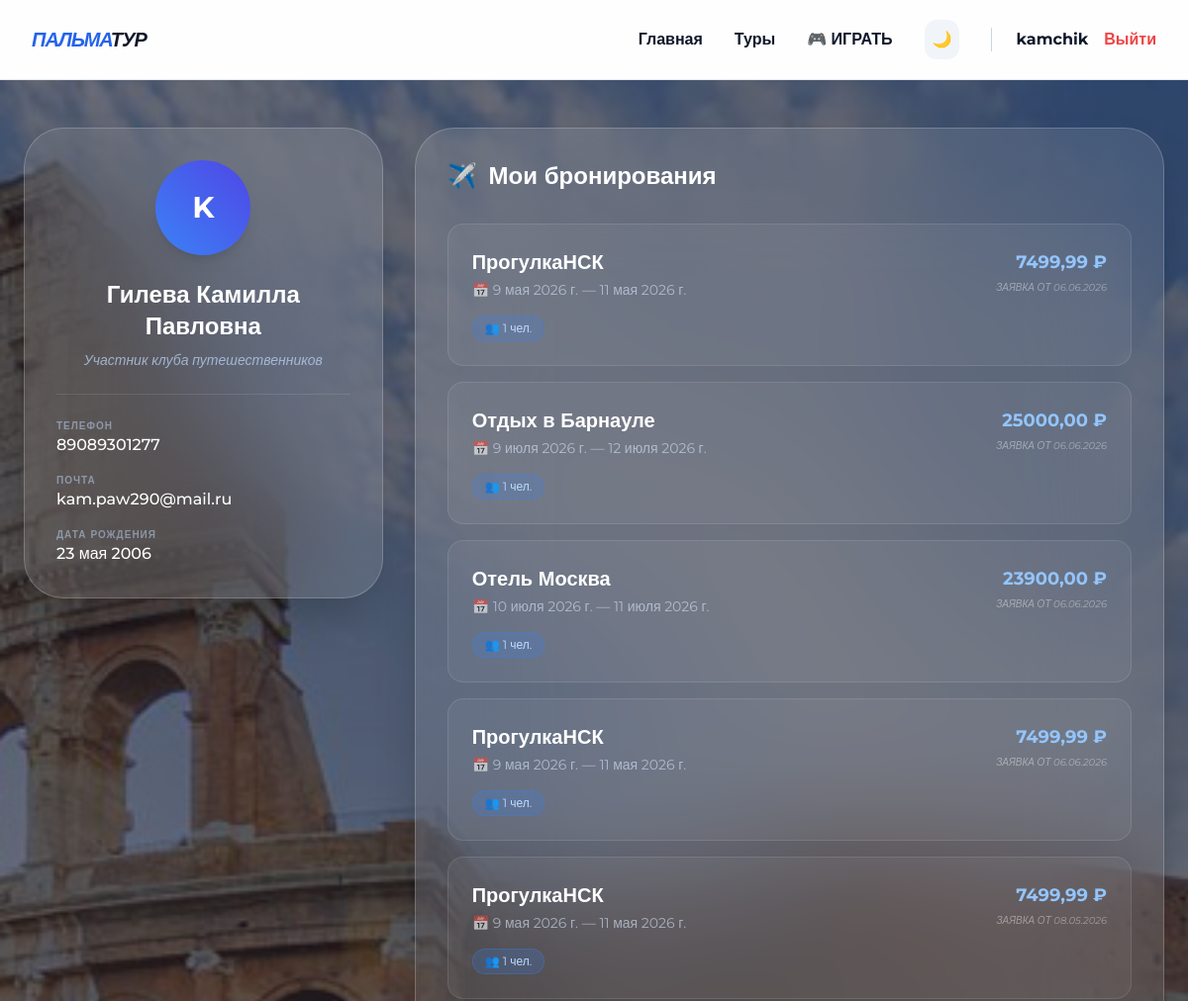
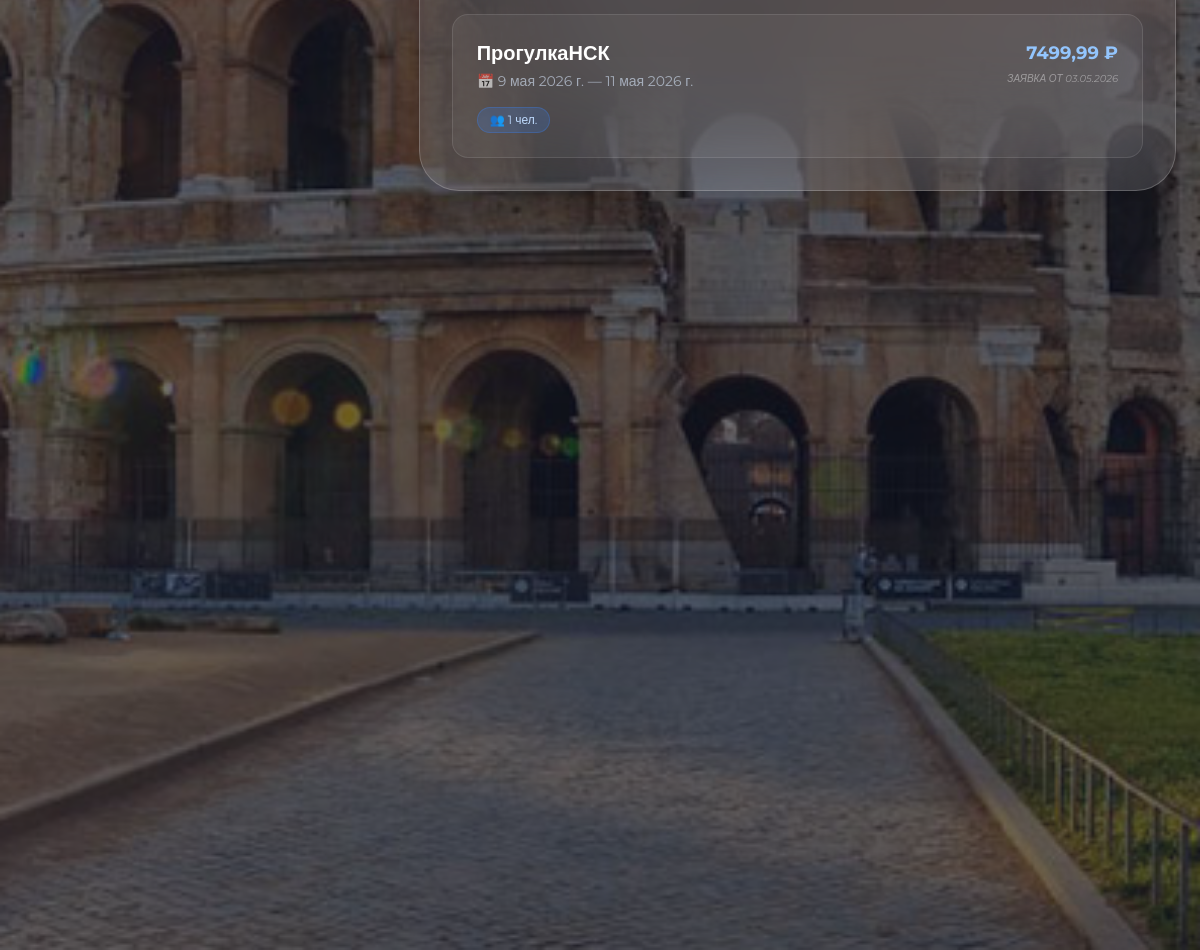
Screenshot of /profile/ (signed in) with the database file from the repository (2 pictures, top to bottom).
### cafe/models.py (models this page shows, shortened)
class UserProfile(models.Model):
    user = models.OneToOneField(User, on_delete=models.CASCADE, related_name='profile')
    full_name = models.CharField(max_length=255, verbose_name="ФИО")
    phone = models.CharField(max_length=20, verbose_name="Телефон")
    date_of_birth = models.DateField(verbose_name="Дата рождения")

class Booking(models.Model):
    STATUS_CHOICES = [
        ('pending', 'Ожидает оплаты'),
        ('paid', 'Оплачено'),
        ('canceled', 'Отменено'),
    ]
    user = models.ForeignKey(User, on_delete=models.SET_NULL, null=True, blank=True, related_name='my_bookings')
    tour = models.ForeignKey(Tour, on_delete=models.CASCADE, related_name='bookings')
    client_name = models.CharField(max_length=100, verbose_name="Имя клиента")
    client_phone = models.CharField(max_length=20, verbose_name="Телефон")
    people_count = models.PositiveIntegerField(default=1, verbose_name="Кол-во человек")
    status = models.CharField(max_length=20, choices=STATUS_CHOICES, default='pending', verbose_name="Статус")
    total_price = models.DecimalField(max_digits=10, decimal_places=2, default=0, verbose_name="Итоговая цена")
    created_at = models.DateTimeField(auto_now_add=True)

class Tour(models.Model):
    SERVICE_CHOICES = [
        ('stay', 'Проживание'),
        ('tour', 'Экскурсия/Тур'),
    ]
    CATEGORY_CHOICES = [
        ('hotels', 'Отели'),
        ('apartments', 'Квартиры'),
        ('houses', 'Дома/Коттеджи'),
        ('excursion', 'Экскурсия'),
        ('active', 'Активный отдых'),
        ('multi_day', 'Многодневный тур'),
    ]
    title = models.CharField(max_length=200, verbose_name="Название")
    service_type = models.CharField(max_length=10, choices=SERVICE_CHOICES, verbose_name="Тип услуги")
    category = models.CharField(max_length=20, choices=CATEGORY_CHOICES, verbose_name="Категория")
    location = models.CharField(max_length=100, verbose_name="Город")
    price = models.DecimalField(max_digits=10, decimal_places=2, verbose_name="Цена")
    image = models.ImageField(upload_to='tours/', null=True, blank=True, verbose_name="Фото")
    description = models.TextField(verbose_name="Описание", blank=True, null=True)
    start_date = models.DateField(verbose_name="Дата начала", blank=True, null=True)
    end_date = models.DateField(verbose_name="Дата окончания", blank=True, null=True)
    available_slots = models.PositiveIntegerField(default=10, verbose_name="Свободные места")
    class Meta:
        verbose_name = "Объект"
        verbose_name_plural = "Объекты (Туры и Жилье)"

### cafe/views.py (the view)
# urls.py: path('profile/', views.profile_view, name='profile'),
@login_required
def profile_view(request):
    profile, created = UserProfile.objects.get_or_create(
        user=request.user,
        defaults={'full_name': request.user.username, 'phone': 'Не указан', 'date_of_birth': '2000-01-01'}
    )
    bookings = Booking.objects.filter(user=request.user).order_by('-created_at')
    return render(request, 'cafe/client/profile.html', {'profile': profile, 'bookings': bookings})

### cafe/templates/cafe/client/profile.html
{% extends 'cafe/base.html' %}
{% block content %}
<div class="relative min-h-screen bg-cover bg-center bg-fixed px-4 py-12"
     style="background-image: url('/static/cafe/img/Италия.jpg');">
    <div class="absolute inset-0 bg-slate-900/60"></div>
    <div class="relative z-10 max-w-6xl mx-auto">
        <div class="grid grid-cols-1 lg:grid-cols-3 gap-8">
            <div class="lg:col-span-1">
                <div class="bg-white/10 backdrop-blur-3xl border border-white/20 p-8 rounded-[2.5rem] shadow-2xl text-center">
                    <div class="w-24 h-24 bg-gradient-to-tr from-blue-500 to-indigo-600 rounded-full mx-auto mb-6 flex items-center justify-center text-3xl font-bold text-white shadow-lg">
                        {{ user.username|first|upper }}
                    </div>
                    <h2 class="text-2xl font-bold text-white mb-2">{{ profile.full_name }}</h2>
                    <p class="text-blue-200/70 text-sm mb-6 italic">Участник клуба путешественников</p>
                    <div class="space-y-4 text-left border-t border-white/10 pt-6">
                        <div>
                            <p class="text-[10px] uppercase tracking-widest text-blue-200/50 font-bold">Телефон</p>
                            <p class="text-white font-medium">{{ profile.phone }}</p>
                        </div>
                        <div>
                            <p class="text-[10px] uppercase tracking-widest text-blue-200/50 font-bold">Почта</p>
                            <p class="text-white font-medium">{{ user.email }}</p>
                        </div>
                        <div>
                            <p class="text-[10px] uppercase tracking-widest text-blue-200/50 font-bold">Дата рождения</p>
                            <p class="text-white font-medium">{{ profile.date_of_birth|date:"d E Y" }}</p>
                        </div>
                    </div>
                </div>
            </div>
            <div class="lg:col-span-2">
                <div class="bg-white/10 backdrop-blur-3xl border border-white/20 p-8 rounded-[2.5rem] shadow-2xl h-full">
                    <h3 class="text-2xl font-bold text-white mb-8 flex items-center">
                        <span class="mr-3">✈️</span> Мои бронирования
                    </h3>
                    {% if bookings %}
                        <div class="space-y-4">
                            {% for b in bookings %}
                            <div class="group bg-white/5 hover:bg-white/10 border border-white/10 p-6 rounded-2xl transition-all duration-300">
                                <div class="flex justify-between items-start">
                                    <div>
                                        <h4 class="text-xl font-bold text-white group-hover:text-blue-300 transition">{{ b.tour.title }}</h4>
                                        <p class="text-sm text-blue-100/60 mt-1">
                                            📅 {{ b.tour.start_date }} — {{ b.tour.end_date }}
                                        </p>
                                    </div>
                                    <div class="text-right">
                                        <p class="text-blue-300 font-bold text-lg">{{ b.tour.price }} ₽</p>
                                        <p class="text-[10px] uppercase text-white/40 mt-1 italic">Заявка от {{ b.created_at|date:"d.m.Y" }}</p>
                                    </div>
                                </div>
                                <div class="mt-4 flex items-center text-xs text-white/60">
                                    <span class="bg-blue-500/20 text-blue-200 px-3 py-1 rounded-full border border-blue-500/30">
                                        👥 {{ b.people_count }} чел.
                                    </span>
                                </div>
                            </div>
                            {% endfor %}
                        </div>
                    {% else %}
                        <div class="text-center py-20">
                            <p class="text-white/40 text-lg italic">Вы еще не выбрали свое первое путешествие...</p>
                            <a href="{% url 'main' %}" class="inline-block mt-6 px-8 py-3 bg-blue-600 text-white font-bold rounded-xl hover:bg-blue-500 transition">Найти тур</a>
                        </div>
                    {% endif %}
                </div>
            </div>
        </div>
    </div>
</div>
{% endblock %}

### cafe/templates/cafe/base.html (shortened to what this page needs)
<!DOCTYPE html>
<html lang="ru">
<head>
    <script src="https://cdn.tailwindcss.com"></script>
</head>
<body class="bg-slate-50 text-slate-900 dark:bg-slate-900 dark:text-slate-100 flex flex-col min-h-screen">
    <nav class="sticky top-0 z-50 bg-white/80 dark:bg-slate-900/80 backdrop-blur-md border-b border-slate-200 dark:border-white/10">
        <div class="max-w-7xl mx-auto px-4 sm:px-6 lg:px-8">
            <div class="flex justify-between h-20 items-center">
                <a href="{% url 'main' %}" class="text-xl font-black uppercase italic tracking-tighter">
                    <span class="text-blue-600">Пальма</span><span class="dark:text-white text-slate-900">Тур</span>
                </a>
<div class="hidden md:flex items-center space-x-8">
    <a href="{% url 'main' %}" class="font-bold hover:text-blue-600 transition">Главная</a>
    <a href="{% url 'tours' %}" class="font-bold hover:text-blue-600 transition">Туры</a>
    <a href="{% url 'game_page' %}" class="font-bold hover:scale-105 transition-transform">🎮 ИГРАТЬ</a>
    <button id="theme-toggle" class="p-2 rounded-xl bg-slate-100 dark:bg-white/10 transition">
        <span id="theme-toggle-dark-icon" class="hidden text-amber-400">🌙</span>
    </button>
    {% if user.is_authenticated %}
        <div class="flex items-center space-x-4 border-l pl-6 border-slate-300 dark:border-white/10">
            <a href="{% url 'profile' %}" class="font-bold">{{ user.username }}</a>
            <form action="{% url 'logout' %}" method="post" class="inline">
                <button type="submit" class="text-red-500 font-bold hover:text-red-600 transition">Выйти</button>
            </form>
        </div>
    {% else %}
        <a href="{% url 'login' %}" class="font-bold">Войти</a>
        <a href="{% url 'register' %}" class="bg-blue-600 text-white px-6 py-3 rounded-2xl font-black text-xs uppercase hover:bg-blue-500 transition shadow-lg shadow-blue-500/20">Регистрация</a>
    {% endif %}
</div>
            </div>
        </div>
    </nav>
    <main class="flex-grow">
        {% block content %}{% endblock %}
    </main>
</body>
</html>

### cafe/templates/cafe/base.html (style rules this page uses)
body { font-family: 'Montserrat', sans-serif; transition: background-color 0.3s, color 0.3s; }

### rows the page displays
UserProfile: full_name "Гилева Камилла Павловна", phone "89089301277", date_of_birth "23 мая 2006"
Booking: tour "ПрогулкаНСК", tour.start_date "9 мая 2026 г.", tour.end_date "11 мая 2026 г.", tour.price "7499,99", created_at "06.06.2026", people_count "1"
Booking: tour "Отдых в Барнауле", tour.start_date "9 июля 2026 г.", tour.end_date "12 июля 2026 г.", tour.price "25000,00", created_at "06.06.2026", people_count "1"
Booking: tour "Отель Москва", tour.start_date "10 июля 2026 г.", tour.end_date "11 июля 2026 г.", tour.price "23900,00", created_at "06.06.2026", people_count "1"
Booking: tour "ПрогулкаНСК", tour.start_date "9 мая 2026 г.", tour.end_date "11 мая 2026 г.", tour.price "7499,99", created_at "06.06.2026", people_count "1"
Booking: tour "ПрогулкаНСК", tour.start_date "9 мая 2026 г.", tour.end_date "11 мая 2026 г.", tour.price "7499,99", created_at "08.05.2026", people_count "1"
Booking: tour "ПрогулкаНСК", tour.start_date "9 мая 2026 г.", tour.end_date "11 мая 2026 г.", tour.price "7499,99", created_at "03.05.2026", people_count "1"

### other values shown
{{ user.username }} "kamchik"
{{ user.username|first|upper }} "K"
{{ user.email }} "kam.paw290@mail.ru"
